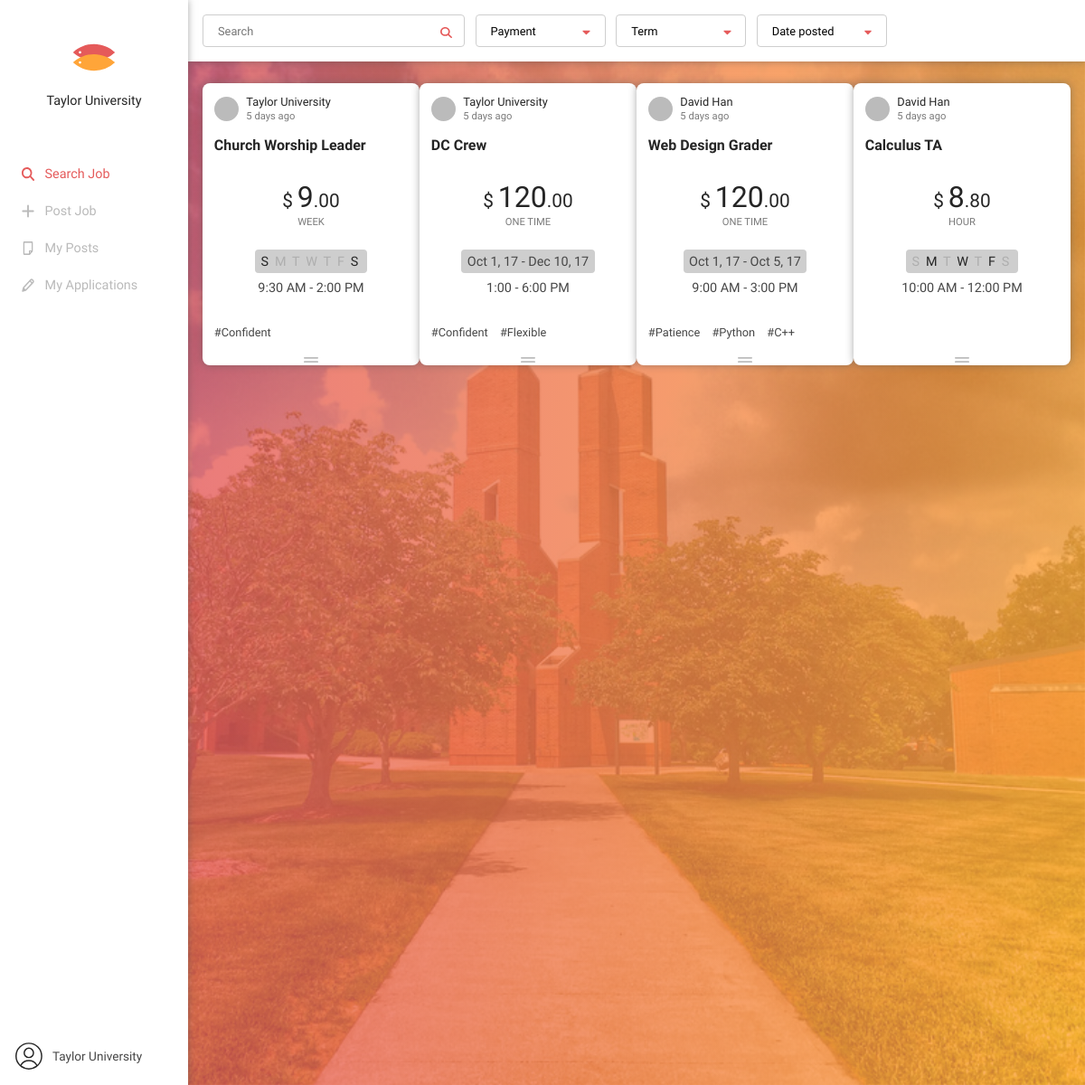
Page / (signed in) on the committed database.
### tables this page shows
CREATE TABLE user
(
  id             INTEGER PRIMARY KEY, /* random */
  email          TEXT NOT NULL,
  password       TEXT NOT NULL,
  name           TEXT NOT NULL,
  gender         TEXT NULL,
  contact        TEXT NULL,
  date_of_birth  DATE NULL,
  is_campus      TEXT DEFAULT 'NO',
  is_registered  TEXT DEFAULT 'NO',
  created_at     DATETIME DEFAULT CURRENT_TIMESTAMP
);

CREATE TABLE job
(
  id             INTEGER PRIMARY KEY, /* random */
  user_id        INTEGER REFERENCES user (id),
  title          TEXT NOT NULL,
  description    TEXT NOT NULL,
  term           TEXT NOT NULL,
  start_date     DATE NULL,
  end_date       DATE NULL,
  start_time     TIME NULL,
  end_time       TIME NULL,
  day            TEXT NULL,
  money          INTEGER NOT NULL,
  every          TEXT NOT NULL,
  accepted       INTEGER REFERENCES application (id) DEFAULT 0,
  created_at     DATETIME DEFAULT CURRENT_TIMESTAMP
);

CREATE TABLE job_tag
(
  job_id         INTEGER REFERENCES job (id),
  tag_id         INTEGER REFERENCES tag (id),
  created_at     DATETIME DEFAULT CURRENT_TIMESTAMP,
  PRIMARY KEY (job_id, tag_id)
);

CREATE TABLE tag
(
  id              INTEGER PRIMARY KEY, /* random */
  description     TEXT NOT NULL,
  created_at     DATETIME DEFAULT CURRENT_TIMESTAMP
);

### fivetwo.py (the view)
@app.route('/', methods=["GET", "POST"])
def index():
    if not current_user.is_authenticated:
        return redirect(url_for('login'))
    if current_user.is_registered == 'NO':
        return redirect(url_for('sign_up'))
    jobs = db.jobs()
    outputs = []
    for j in jobs:
        job = {}
        job['id'] = j['id']
        job['user'] = {}
        job['user']['id'] = j['user_id']
        job['user']['name'] = db.user(j['user_id'])['name']
        job['title'] = j['title']
        job['date'] = j['created_at']
        job['description'] = j['description']
        job['term'] = j['term']
        if job['term'] == 'LONG':
            days = str(j['day']).split("/")
            job['day'] = days
        else:
            start_month = datetime.datetime.strptime(j['start_date'], '%Y-%m-%d').strftime("%b")
            start_day = int(datetime.datetime.strptime(j['start_date'], '%Y-%m-%d').strftime("%d"))
            start_year = datetime.datetime.strptime(j['start_date'], '%Y-%m-%d').strftime("%y")
            end_month = datetime.datetime.strptime(j['end_date'], '%Y-%m-%d').strftime("%b")
            end_day = int(datetime.datetime.strptime(j['end_date'], '%Y-%m-%d').strftime("%d"))
            end_year = datetime.datetime.strptime(j['end_date'], '%Y-%m-%d').strftime("%y")
            job['start_date'] = start_month+" "+str(start_day)+", "+start_year
            job['end_date'] = end_month+" "+str(end_day)+", "+end_year
        start_hour = int(datetime.datetime.strptime(j['start_time'], '%H:%M').strftime("%H"))
        start_minute = datetime.datetime.strptime(j['start_time'], '%H:%M').strftime("%M")
        start_ampm = "AM"
        end_hour = int(datetime.datetime.strptime(j['end_time'], '%H:%M').strftime("%H"))
        end_minute = datetime.datetime.strptime(j['end_time'], '%H:%M').strftime("%M")
        end_ampm = "AM"
        if start_hour == 12:
            start_ampm = "PM"
        elif start_hour > 12:
            start_hour -= 12
            start_ampm = "PM"
        if end_hour == 12:
            end_ampm = "PM"
        elif end_hour > 12:
            end_hour -= 12
            end_ampm = "PM"
        if start_ampm == end_ampm:
            job['start_time'] = str(start_hour) + ":" + start_minute
            job['end_time'] = str(end_hour) + ":" + end_minute + " " + end_ampm
        else:
            job['start_time'] = str(start_hour) + ":" + start_minute + " " + start_ampm
            job['end_time'] = str(end_hour) + ":" + end_minute + " " + end_ampm
        job['money'] = str(j['money'])
        job['every'] = j['every']
        tags = db.job_tags(job['id'])
        job['tags'] = tags
        outputs.append(job)
    return render_template('index.html', jobs=outputs)

### db.py (called while the page is built)
def connect_db():
    db_path = os.path.join(DATABASE)
    if not os.path.isfile(db_path):
        raise RuntimeError("Can't find database file '{}'".format(db_path))
    connection = sqlite3.connect(db_path)
    connection.row_factory = sqlite3.Row
    return connection

def open_db_connection():
    g.db = connect_db()

def close_db_connection():
    db = getattr(g, 'db', None)
    if db is not None:
        db.close()

def user(id):
    u = g.db.execute('SELECT * FROM user WHERE id = ?', (id,)).fetchone()
    if u is None:
        return None
    if u['is_campus'] == 'YES':
        user = g.db.execute('SELECT * FROM user INNER JOIN user_campus ON user.id = user_campus.id WHERE user.id = ?', (id,)).fetchone()
    else:
        user = u
    return user

def user_info(email):
    u = g.db.execute('SELECT * FROM user WHERE email = ?', (email,)).fetchone()
    if u is None:
        return None
    if u['is_campus'] == 'YES':
        user = g.db.execute('SELECT * FROM user INNER JOIN user_campus ON user.id = user_campus.id WHERE email = ?', (email,)).fetchone()
    else:
        user = u
    return user

def jobs():
    return g.db.execute('SELECT * FROM job WHERE accepted = 0 ORDER BY created_at DESC').fetchall()

def job_tags(job_id):
    return g.db.execute('SELECT * FROM job_tag INNER JOIN tag ON tag_id = tag.id WHERE job_id = ?', (job_id,)).fetchall()

### fivetwo.py (called while the page is built)
@app.before_request
def before():
    db.open_db_connection()

@app.teardown_request
def after(exception):
    db.close_db_connection()

@login_mgr.user_loader
def load_user(id):
    return User(id)

### templates/index.html (shortened to what this page needs)
{% extends 'base.html' %}
{% block content %}
<div id="div-search" class="shadow align--left">
    <input type="text" id="input-search" placeholder="Search"><img class="icon" alt="" src="/static/img/icon-search.svg">
    <select>
        <option selected disabled>Payment</option>
    </select><img class="icon" alt="" src="/static/img/icon-arrow-down.svg">
    <select>
        <option selected disabled>Term</option>
    </select><img class="icon" alt="" src="/static/img/icon-arrow-down.svg">
    <select>
        <option selected>Date posted</option>
    </select><img class="icon" alt="" src="/static/img/icon-arrow-down.svg">
</div>
<div id="jobs" class="align--left">
    {% for job in jobs %}<div class="div-job">
    <a href="/job/{{ job['id'] }}">
    <div class="job shadow">
        <div class="profile align--left">
            <div class="picture align--middle"></div>
            <div class="info align--middle">
                <div class="user font--main font--black align--left">{{ job['user']['name'] }}</div>
                <div class="date font--main align--left">5 days ago</div>
            </div>
        </div>
        <div class="title font--black align--left">{{ job['title'] }}</div>
        <div class="info align--center">
            <div class="wage font--main font--black align--center"><span class="dollar">$</span>{{ job['money'][:-2] }}<span class="cent">.{{ job['money'][-2:] }}</span></div>
            <div class="every font--main font--gray align--center">{{ job['every'] }}</div>
            <div class="day font--main">
                {% if job['term'] == 'LONG' %}
                    {% if job['day'][0] == '0' %}
                        <span>S</span>
                    {% else %}
                        <span class="work">S</span>
                    {% endif %}
                    {% if job['day'][1] == '0' %}
                        <span>M</span>
                    {% else %}
                        <span class="work">M</span>
                    {% endif %}
                    {% if job['day'][2] == '0' %}
                        <span>T</span>
                    {% else %}
                        <span class="work">T</span>
                    {% endif %}
                    {% if job['day'][3] == '0' %}
                        <span>W</span>
                    {% else %}
                        <span class="work">W</span>
                    {% endif %}
                    {% if job['day'][4] == '0' %}
                        <span>T</span>
                    {% else %}
                        <span class="work">T</span>
                    {% endif %}
                    {% if job['day'][5] == '0' %}
                        <span>F</span>
                    {% else %}
                        <span class="work">F</span>
                    {% endif %}
                    {% if job['day'][6] == '0' %}
                        <span>S</span>
                    {% else %}
                        <span class="work">S</span>
                    {% endif %}
                {% else %}
                    {% if job['start_date'] == job['end_date'] %}
                        {{ job['start_date'] }}
                    {% else %}
                        {{ job['start_date'] }} - {{ job['end_date'] }}
                    {% endif %}
                {% endif %}
            </div>
            <div class="time font--main">{{ job['start_time'] }} - {{ job['end_time'] }}</div>
        </div>
        <div class="tags">
            {% for tag in job['tags'] %}
                <div class="tag">#{{ tag['description'] }}</div>
            {% else %}
                <div class="tag">&nbsp;</div>
            {% endfor %}
        </div>
        <div class="align--center">
            <img class="button" alt="" src="/static/img/card-button.svg">
        </div>
    </div></a>
    </div>{% else %}
        <div>No jobs available.</div>
    {% endfor %}
</div>
{% endblock %}

### templates/base.html (shortened to what this page needs)
<!DOCTYPE html>
<html lang="en">
<head>
    <link rel="stylesheet" type="text/css" href="/static/css/animate.css">
    <link rel="stylesheet" type="text/css" href="/static/css/main.css?ver=1.0">
    <link rel="stylesheet" type="text/css" href="/static/css/job.css?ver=1.0">
    <link rel="stylesheet" type="text/css" href="/static/css/my.css?ver=1.0">
    <link rel="stylesheet" type="text/css" href="/static/css/login.css?ver=1.0">
    <link rel="stylesheet" type="text/css" href="/static/css/remodal.css">
    <link rel="stylesheet" type="text/css" href="/static/css/remodal-default-theme.css?ver=1.0">
    <link href="https://cdnjs.cloudflare.com/ajax/libs/font-awesome/4.2.0/css/font-awesome.css" rel="stylesheet">
</head>
<body>
<header class="shadow">
    <section>
        <div class="align--middle align--center"><a href="{{ url_for('index') }}"><img id="logo" alt="52CO" src="/static/img/fivetwo.svg"></a></div>
        <div id="campus-name" class="font--black font--500 align--center">Taylor University</div>
    </section>
{% if login == True %}
    <style>
        body {
            grid-template-columns: 20rem 1fr !important;
        }
    </style>
    <section id="section-login" class="align--center">
        <div class="tag font--main align--left">Campus</div>
        <button class="submit" type="button">Log In as Student/Faculty</button>
        <div class="tag font--main align--left" id="tag-community">Community</div>
        <form method="POST">
        {{ login_form.csrf_token }}
        {{ login_form.email(placeholder="Email Address") }}<br>
        {{ login_form.password(placeholder="Password") }}<br>
        {{ login_form.login_submit() }}
        </form>
    </section>
    <section class="align--left align--vertical">
        &copy; 2017
    </section>
{% else %}
    <section>
        <a href="{{ url_for('index') }}"><div class="menu now"><img alt="" src="/static/img/icon-search.svg">Search Job</div></a>
        <a href="{{ url_for('new') }}"><div class="menu"><img alt="" src="/static/img/icon-add-gray.svg">Post Job</div></a>
        <a href="{{ url_for('posts') }}"><div class="menu"><img alt="" src="/static/img/icon-jobs-gray.svg">My Posts</div></a>
        <a href="{{ url_for('applications') }}"><div class="menu"><img alt="" src="/static/img/icon-edit-gray.svg">My Applications</div></a>
    </section>
    <section class="align--left align--vertical">
        <div id="profile" class="align--left">
            <a href="{{ url_for('logout') }}">
            <img alt="PROFILE" src="/static/img/profile.svg">
            <div id="user-name" class="font--main font--500 align--middle">{{ current_user.name }}</div>
            </a>
        </div>
    </section>
{% endif %}
</header>
<div id="page" class="align--center">
{% block content %}
{% endblock %}
</div>
</body>
</html>

### rows in the picture
user: name "Taylor University"
job: user.name "Taylor University", title "Church Worship Leader", money "9", money "00", every "WEEK", term "S", start_time "9:30 AM", end_time "2:00 PM"
job_tag: description "Confident"
job: user.name "Taylor University", title "DC Crew", money "120", money "00", every "ONE TIME", start_date "Oct 1, 17", end_date "Dec 10, 17", start_time "1:00", end_time "6:00 PM"
job_tag: description "Confident"
job_tag: description "Flexible"
job: user.name "David Han", title "Web Design Grader", money "120", money "00", every "ONE TIME", start_date "Oct 1, 17", end_date "Oct 5, 17", start_time "9:00 AM", end_time "3:00 PM"
job_tag: description "Patience"
job_tag: description "Python"
job_tag: description "C++"
job: user.name "David Han", title "Calculus TA", money "8", money "80", every "HOUR", term "S", start_time "10:00 AM", end_time "12:00 PM"
